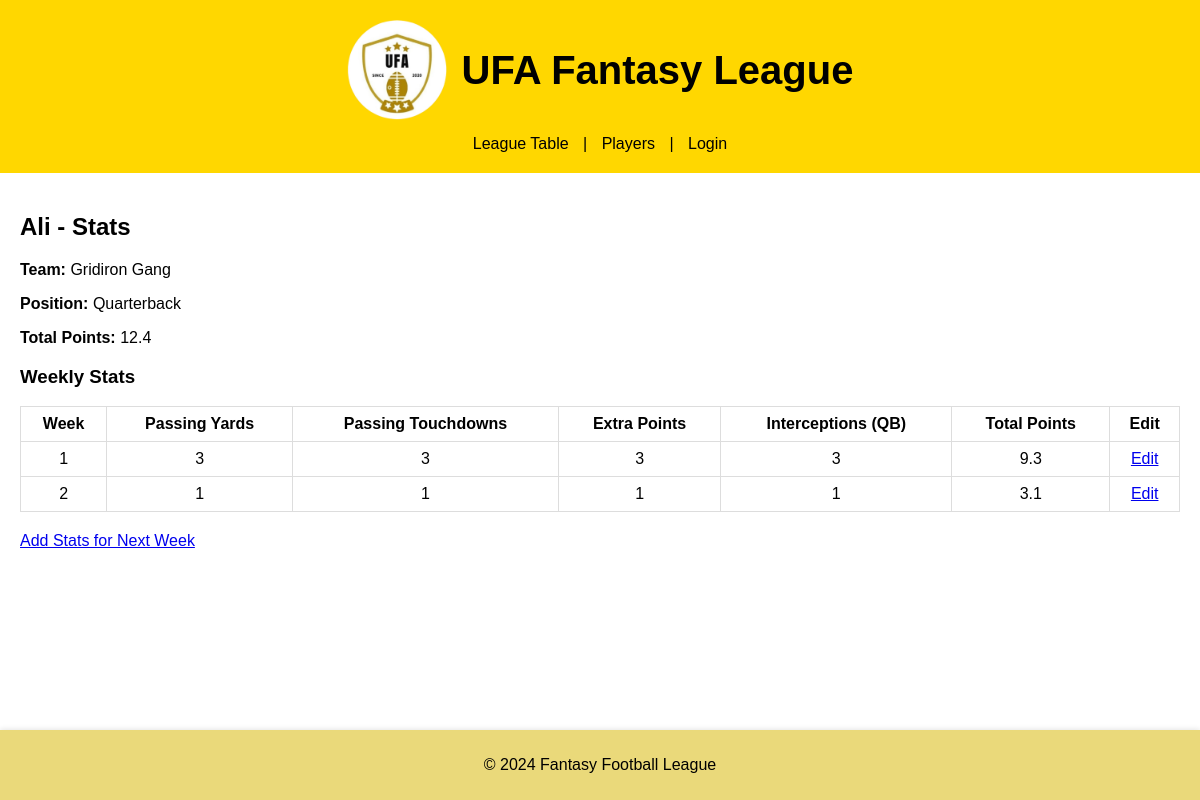
/player/2, run on an earlier commit of the app's database.
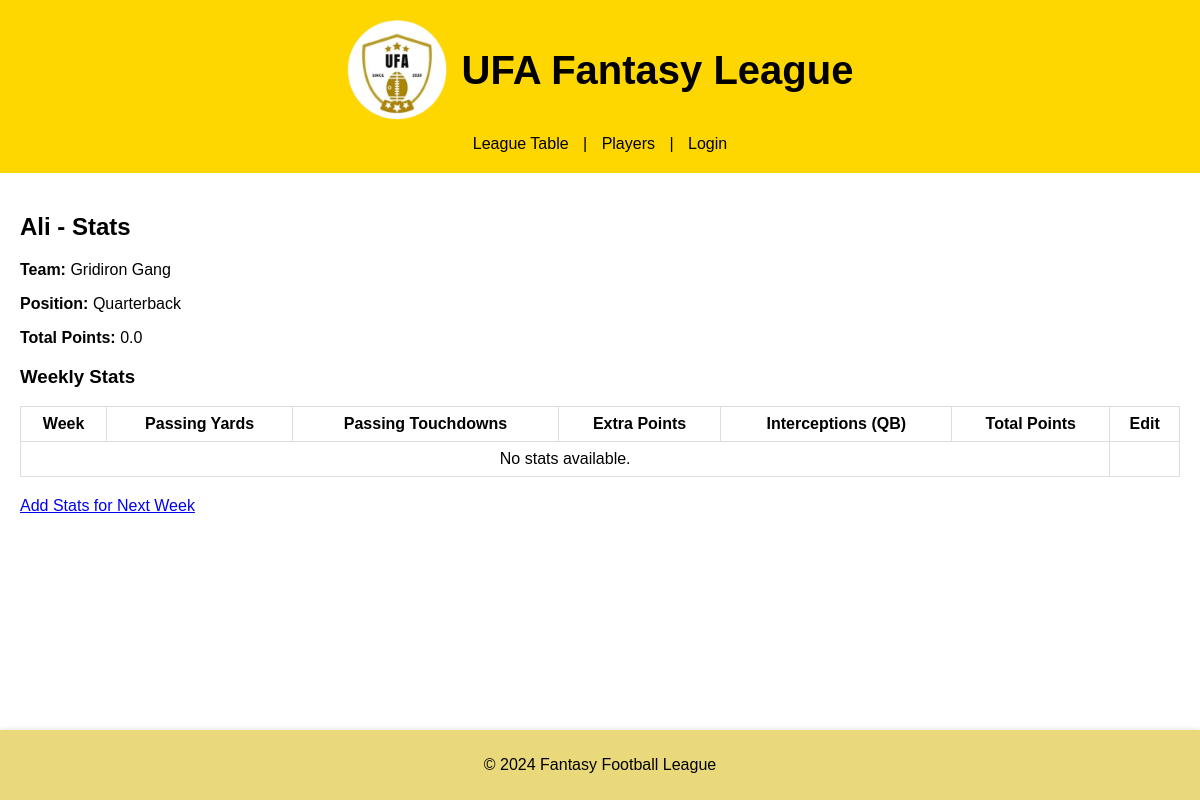
And on a later commit of the database.
### tables this page shows
CREATE TABLE players (
        id INTEGER PRIMARY KEY AUTOINCREMENT,
        name TEXT NOT NULL,
        team_id INTEGER,
        position TEXT NOT NULL,
        receptions INTEGER DEFAULT 0,
        yards INTEGER DEFAULT 0,
        touchdowns INTEGER DEFAULT 0,
        passing_yards INTEGER DEFAULT 0,
        passing_touchdowns INTEGER DEFAULT 0,
        extra_points INTEGER DEFAULT 0,
        interceptions INTEGER DEFAULT 0,
        interceptions_qb INTEGER DEFAULT 0,  -- Interceptions for Quarterbacks
        FOREIGN KEY(team_id) REFERENCES teams(id)
    );

CREATE TABLE teams (
        id INTEGER PRIMARY KEY AUTOINCREMENT,
        name TEXT NOT NULL
    );

CREATE TABLE stats (
        id INTEGER PRIMARY KEY AUTOINCREMENT,
        player_id INTEGER,
        week INTEGER,
        receptions INTEGER DEFAULT 0,
        yards INTEGER DEFAULT 0,
        touchdowns INTEGER DEFAULT 0,
        passing_yards INTEGER DEFAULT 0,
        passing_touchdowns INTEGER DEFAULT 0,
        extra_points INTEGER DEFAULT 0,
        interceptions INTEGER DEFAULT 0,
        interceptions_qb INTEGER DEFAULT 0,  -- Interceptions for Quarterbacks
        FOREIGN KEY(player_id) REFERENCES players(id)
    );

### app.py (the view, shortened to what this page needs)
@app.route('/player/<int:player_id>')
def player_detail(player_id):
    conn = get_db_connection()
    player = conn.execute('''
        SELECT players.id, players.name, teams.name as team, players.position,
               (CASE WHEN players.position = 'Quarterback' THEN
                    ROUND(0.1 * players.passing_yards + 4 * players.passing_touchdowns + players.extra_points - 2 * players.interceptions_qb, 2)
                ELSE
                    ROUND(1 * players.receptions + 0.1 * players.yards + 6 * players.touchdowns + 2 * players.interceptions, 2)
                END) as total_points
        FROM players
        JOIN teams ON players.team_id = teams.id
        WHERE players.id = ?
    ''', (player_id,)).fetchone()
    if player['position'] == 'Quarterback':
        stats = conn.execute('''
            SELECT week, passing_yards, passing_touchdowns, extra_points, interceptions_qb,
                   ROUND(0.1 * passing_yards + 4 * passing_touchdowns + extra_points - 2 * interceptions_qb, 2) as total_points
            FROM stats
            WHERE player_id = ?
            ORDER BY week ASC
        ''', (player_id,)).fetchall()
    conn.close()
    return render_template('player.html', player=player, stats=stats)

### app.py (called while the page is built)
def get_db_connection():
    conn = sqlite3.connect(DATABASE)
    conn.row_factory = sqlite3.Row  # To access columns by name
    return conn

### templates/player.html
{% extends 'base.html' %}
{% block content %}
<h2>{{ player.name }} - Stats</h2>
<p><strong>Team:</strong> {{ player.team }}</p>
<p><strong>Position:</strong> {{ player.position }}</p>
<p><strong>Total Points:</strong> {{ player.total_points }}</p>
<h3>Weekly Stats</h3>
<table>
    <thead>
        <tr>
            <th>Week</th>
            {% if player.position == 'Quarterback' %}
            <th>Passing Yards</th>
            <th>Passing Touchdowns</th>
            <th>Extra Points</th>
            <th>Interceptions (QB)</th>
            {% else %}
            <th>Receptions</th>
            <th>Yards</th>
            <th>Touchdowns</th>
            <th>Interceptions (WR)</th>
            {% endif %}
            <th>Total Points</th>
            <th>Edit</th>
        </tr>
    </thead>
    <tbody>
        {% if stats %}
            {% for stat in stats %}
            <tr>
                <td>{{ stat.week }}</td>
                {% if player.position == 'Quarterback' %}
                <td>{{ stat.passing_yards }}</td>
                <td>{{ stat.passing_touchdowns }}</td>
                <td>{{ stat.extra_points }}</td>
                <td>{{ stat.interceptions_qb }}</td>
                {% else %}
                <td>{{ stat.receptions }}</td>
                <td>{{ stat.yards }}</td>
                <td>{{ stat.touchdowns }}</td>
                <td>{{ stat.interceptions }}</td>
                {% endif %}
                <td>{{ stat.total_points }}</td>
                <td><a href="{{ url_for('edit_stats', player_id=player.id, week=stat.week) }}">Edit</a></td>
            </tr>
            {% endfor %}
        {% else %}
            <tr>
                <td colspan="6">No stats available.</td>
            </tr>
        {% endif %}
    </tbody>
</table>
{% set next_week = stats|length + 1 if stats else 1 %}
<a href="{{ url_for('edit_stats', player_id=player.id, week=next_week) }}">Add Stats for Next Week</a>
{% endblock %}

### templates/base.html (shortened to what this page needs)
<!DOCTYPE html>
<html>
<head>
    <link rel="stylesheet" href="{{ url_for('static', filename='styles.css') }}">
</head>
<body>
    <header style="background-color: #FFD700; padding: 20px 0;">
        <div style="display: flex; justify-content: center; align-items: center;">
            <img src="{{ url_for('static', filename='UFA_Logo.png') }}" alt="UFA Logo" style="height: 100px; width: 100px; margin-right: 15px;">
            <h1 style="margin: 0; font-size: 2.5em;">UFA Fantasy League</h1>
        </div>
        <nav style="margin-top: 15px; text-align: center;">
            <a href="{{ url_for('index') }}">League Table</a> |
            <a href="{{ url_for('players') }}">Players</a> |
            {% if current_user.is_authenticated %}
                <a href="{{ url_for('logout') }}">Logout</a>
            {% else %}
                <a href="{{ url_for('login') }}">Login</a>
            {% endif %}
        </nav>
    </header>
    <main>
        {% block content %}{% endblock %}
    </main>
    <footer>
        <p>&copy; 2024 Fantasy Football League</p>
    </footer>
</body>
</html>

### static/styles.css (style rules this page uses)
body { margin: 0; padding-bottom: 60px; font-family: Arial, sans-serif; }
header { background-color: #FFD700; color: black; padding: 20px; text-align: center; }
nav a { color: black; margin: 0 10px; text-decoration: none; }
main { padding: 20px; }
table { width: 100%; border-collapse: collapse; margin-bottom: 20px; }
table, th, td { border: 1px solid #dddddd; }
th, td { padding: 8px; text-align: center; }
footer { position: fixed; bottom: 0; width: 100%; background-color: #ead97a; text-align: center; padding: 10px 0; box-shadow: 0 -1px 5px rgba(0, 0, 0, 0.1); color: black; }

What changed in the data, as far as the page shows it:
removed stats: week "1", passing_yards "3", passing_touchdowns "3", extra_points "3", interceptions_qb "3", total_points "9.3"
removed stats: week "2", passing_yards "1", passing_touchdowns "1", extra_points "1", interceptions_qb "1", total_points "3.1"
Also different on the page:
{{ player.total_points }}: "12.4" → "0.0"
text now shown: "No stats available."
